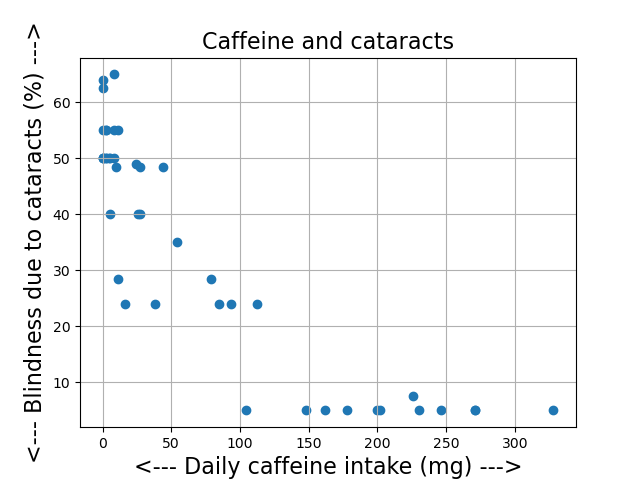

This chart was generated by the following Python code:
#! /usr/bin/env python3
#
def caffeine_scatter ( ):

#*****************************************************************************80
#
## caffeine_scatter(): scatter plot of cataract incidence / caffeine intake..
#
#  Licensing:
#
#    This code is distributed under the MIT license.
#
#  Modified:
#
#    21 April 2019
#
#  Author:
#
#    John Burkardt
#
  import matplotlib
  import matplotlib.pyplot as plt
  import numpy as np
  import platform

  print ( '' )
  print ( 'caffeine_scatter():' )
  print ( '  python version:     ' + platform.python_version ( ) )
  print ( '  numpy version:      ' + np.version.version )
  print ( '  matplotlib version: ' + matplotlib.__version__ )
  print ( '  Read a data file of cataract incidence versus caffeine intake.' )
  print ( '  Display the data as a scatter plot.' )
#
#  Load the data.
#
  filename = 'caffeine_data.txt'
  data = np.loadtxt ( filename )
#
#  Split the data.
#
  cataracts = data[:,0]
  caffeine = data[:,1]
#
#  Plot the data.
#
  plt.scatter ( caffeine, cataracts )
  plt.grid ( True )
  plt.xlabel ( '<--- Daily caffeine intake (mg) --->', fontsize = 16 )
  plt.ylabel ( '<--- Blindness due to cataracts (%) --->', fontsize = 16 )
  plt.title ( 'Caffeine and cataracts', fontsize = 16 )
  filename = 'caffeine_scatter.png'
  plt.savefig ( filename )
  print ( '' )
  print ( '  Graphics saved as "' + filename + '"' )
  plt.show ( block = False )
  plt.close ( )
#
#  Terminate.
#
  print ( '' )
  print ( 'caffeine_scatter():' )
  print ( '  Normal end of execution.' )
  return

def timestamp ( ):

#*****************************************************************************80
#
## timestamp() prints the date as a timestamp.
#
#  Licensing:
#
#    This code is distributed under the MIT license. 
#
#  Modified:
#
#    06 April 2013
#
#  Author:
#
#    John Burkardt
#
  import time

  t = time.time ( )
  print ( time.ctime ( t ) )

  return

if ( __name__ == '__main__' ):
  timestamp ( )
  caffeine_scatter ( )
  timestamp ( )
 
